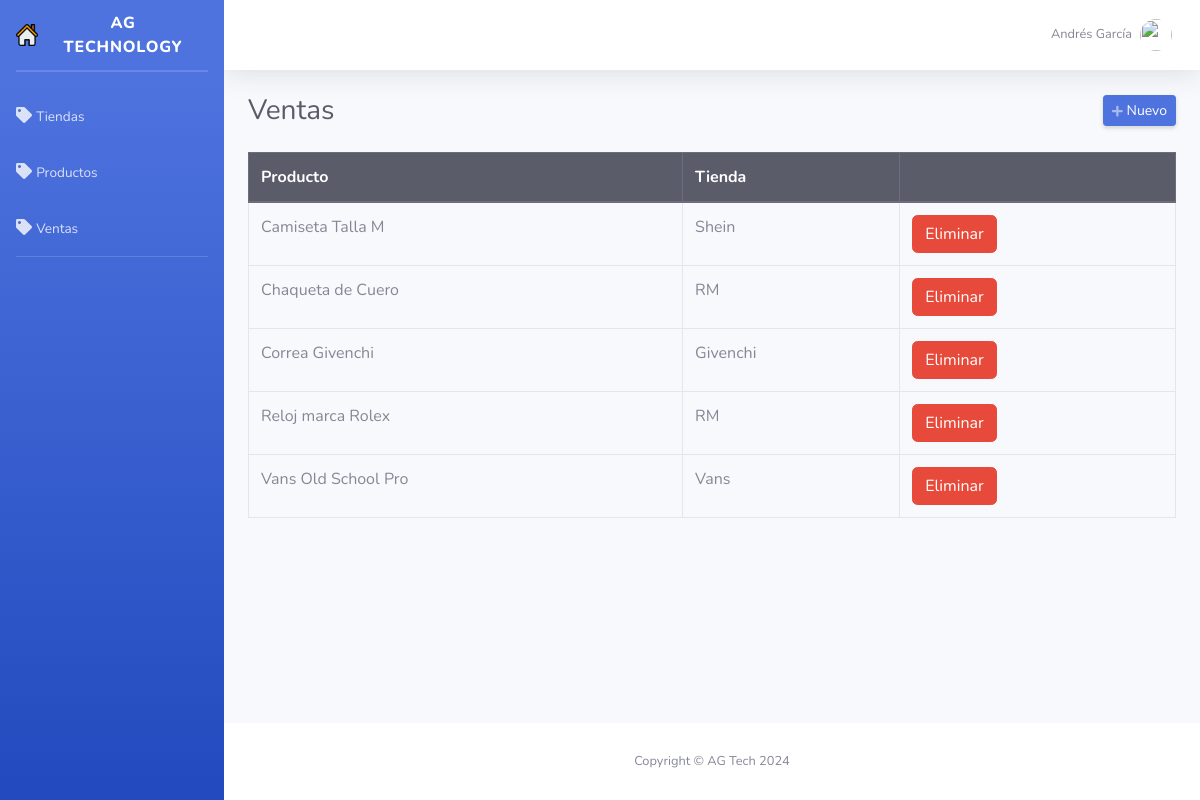
/admin/ventas.php (signed in), run on an earlier commit of the app's database.
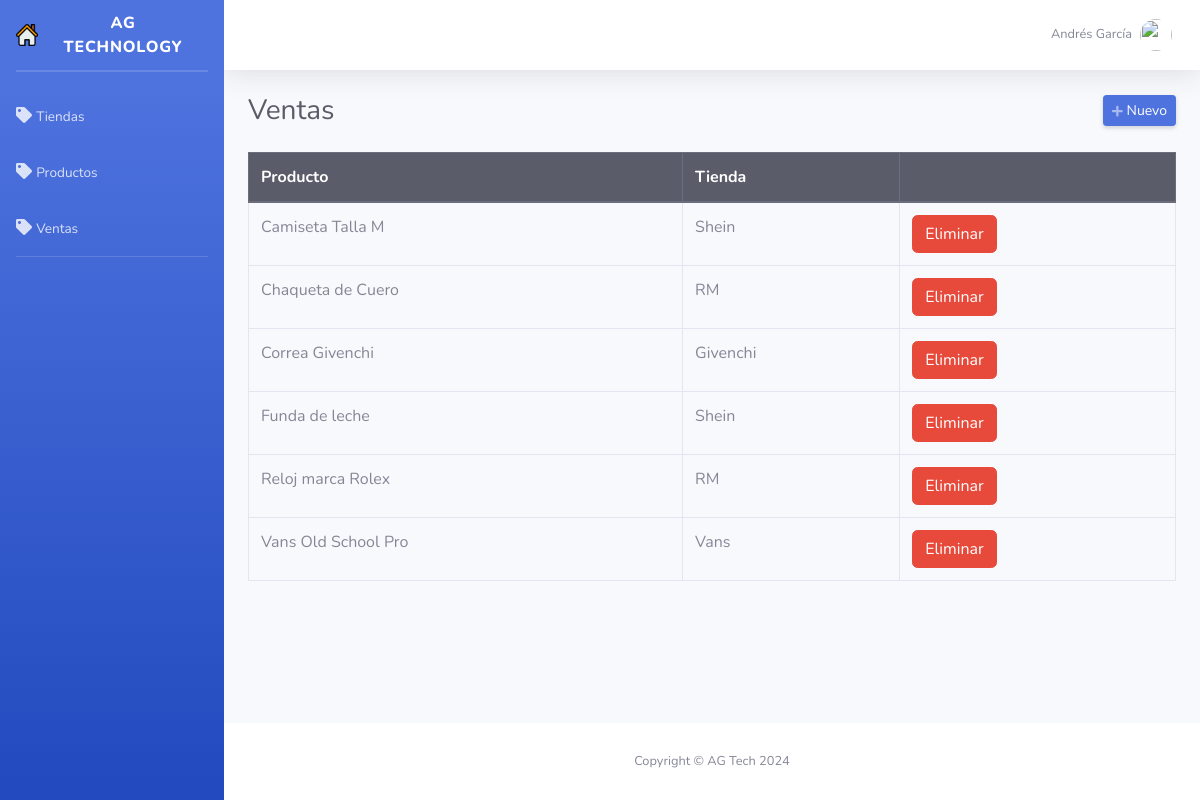
And on a later commit of the database.
### tables this page shows
CREATE TABLE `vende` (
  `nombre_tienda` varchar(255) NOT NULL,
  `nombre_producto` varchar(255) NOT NULL
);

### admin/ventas.php (the view, shortened to what this page needs)
<?php
require_once "../config/conexion.php";
?>
<!DOCTYPE html>
<html lang="es">
<head>
</head>
<body>
    <?php include("includes/header.php"); ?>
    <div class="d-sm-flex align-items-center justify-content-between mb-4">
        <h1 class="h3 mb-0 text-gray-800">Ventas</h1>
        <a href="#" class="d-none d-sm-inline-block btn btn-sm btn-primary shadow-sm" id="abrirVenta" data-toggle="modal" data-target="#nuevaVenta"><i class="fas fa-plus fa-sm text-white-50"></i> Nuevo</a>
    </div>
    <div class="row">
        <div class="col-md-12">
            <div class="table-responsive">
                <table class="table table-hover table-bordered" style="width: 100%;">
                    <thead class="thead-dark">
                        <tr>
                            <th>Producto</th>
                            <th>Tienda</th>
                            <th></th>
                        </tr>
                    </thead>
                    <tbody>
                        <?php
                        $query = mysqli_query($conexion, "SELECT * FROM vende");
                        if ($query) {
                            while ($row = mysqli_fetch_assoc($query)) {
                                echo "<tr>";
                                echo "<td>" . $row['nombre_producto'] . "</td>";
                                echo "<td>" . $row['nombre_tienda'] . "</td>";
                                echo "<td><a href='ventas.php?accion=eliminar&nombre_tienda=" . $row['nombre_tienda'] . "&nombre_producto=" . $row['nombre_producto'] . "' class='btn btn-danger'>Eliminar</a></td>";
                                echo "</tr>";
                            }
                        } else {
                            echo "Error al obtener las ventas: " . mysqli_error($conexion);
                        }
                        ?>
                    </tbody>
                </table>
            </div>
        </div>
    </div>
    <?php include("includes/footer.php"); ?>
</body>
</html>

### admin/includes/header.php (shortened to what this page needs)
<!DOCTYPE html>
<html lang="en">
<head>
    <link href="../assets/css/sb-admin-2.min.css" rel="stylesheet">
</head>
<body id="page-top">
    <div id="wrapper">
        <ul class="navbar-nav bg-gradient-primary sidebar sidebar-dark accordion" id="accordionSidebar">
<a class="sidebar-brand d-flex align-items-center justify-content-center" href="../index.php">
    <img  src="../assets/img/tienda.png" style="width: 22px; height: 22px;">
    <div class="sidebar-brand-text mx-3">AG Technology <sup></sup></div>
</a>
            <hr class="sidebar-divider my-0">
            <hr class="sidebar-divider">
            <li class="nav-item">
                <a class="nav-link" href="tiendas.php">
                    <i class="fas fa-tag"></i>
                    <span>Tiendas</span></a>
            </li>
            <li class="nav-item">
                <a class="nav-link" href="productos.php">
                    <i class="fas fa-tag"></i>
                    <span>Productos</span></a>
            </li>
            <li class="nav-item">
                <a class="nav-link" href="ventas.php">
                    <i class="fas fa-tag"></i>
                    <span>Ventas</span></a>
            </li>
            <hr class="sidebar-divider d-none d-md-block">
        </ul>
        <div id="content-wrapper" class="d-flex flex-column">
            <div id="content">
                <nav class="navbar navbar-expand navbar-light bg-white topbar mb-4 static-top shadow">
                    <ul class="navbar-nav ml-auto">
                        <li class="nav-item dropdown no-arrow">
                            <a class="nav-link dropdown-toggle" href="#" id="userDropdown" role="button" data-toggle="dropdown" aria-haspopup="true" aria-expanded="false">
                                <span class="mr-2 d-none d-lg-inline text-gray-600 small"><?php echo $_SESSION['nombre']; ?></span>
                                <img class="img-profile rounded-circle" src="https://static-cdn.jtvnw.net/jtv_user_pictures/105ec3ba-0afa-4dec-83d3-bbe51d96e8a2-profile_image-70x70.png">
                            </a>
                        </li>
                    </ul>
                </nav>
                <div class="container-fluid">

### admin/includes/footer.php (shortened to what this page needs)
</div>
</div>
<footer class="sticky-footer bg-white">
    <div class="container my-auto">
        <div class="copyright text-center my-auto">
            <span>Copyright &copy; AG Tech 2024</span>
        </div>
    </div>
</footer>
</div>
</div>
</body>
</html>

What changed in the data, as far as the page shows it:
added vende: nombre_producto "Funda de leche", nombre_tienda "Shein"
